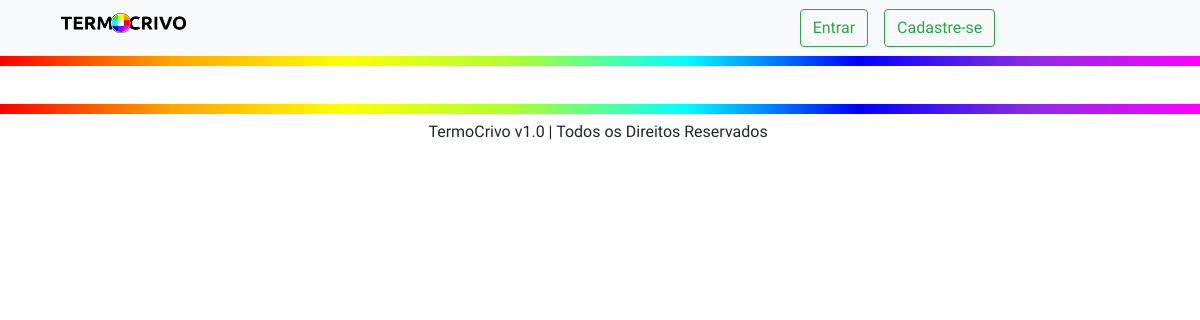
The app's page /contaCores/, older data.
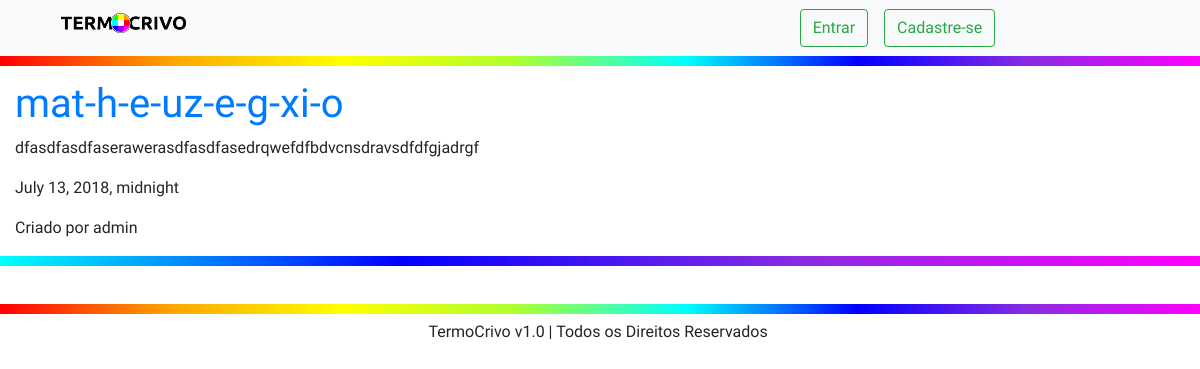
The same page, newer data.
### contaCores/models.py (models this page shows, shortened)
class ContaCores(models.Model):
    nome = models.CharField(max_length=100)
    slug = models.CharField(max_length=100)
    texto = models.TextField()
    data = models.DateTimeField()
    foto = models.ImageField(default='default.png', blank=True)
    autor = models.ForeignKey(User, on_delete=models.PROTECT)

### contaCores/views.py (the view)
# urls.py: url(r'^contaCores/', include('contaCores.urls')),
def contaCores(request):
    contaCores = ContaCores.objects.all().order_by('data')
    return render(request, 'contaCores/contaCores.html', {'contaCores':contaCores})

### contaCores/templates/contaCores/contaCores.html
{% extends 'base_layout.html' %}
{% load static from staticfiles %}
{% block content %}
    {% for contaCor in contaCores %}
        <div class="cores">
            <h1><a href="{% url 'contaCores:detalhes' slug=contaCor.slug %}">{{contaCor.slug}}</a></h1>
            <p>{{contaCor.texto}}</p>
            <p>{{contaCor.data}}</p>
            <p>Criado por {{contaCor.autor.username}}</p>
        </div>
        <div class="line gradienteCold"></div>
        <br>
	{% endfor %}
{% endblock %}

Row changes from the older to the newer data that the page shows:
added ContaCores: slug "mat-h-e-uz-e-g-xi-o", texto "dfasdfasdfaserawerasdfasdfasedrqwefdfbdvcnsdravsdfdfgjadrgf", data "July 13, 2018, midnight", autor.username "admin"
